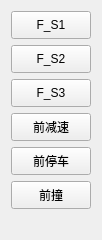
               <widget class="QWidget" name="layoutWidget">
                <property name="geometry">
                 <rect>
                  <x>311</x>
                  <y>21</y>
                  <width>82</width>
                  <height>240</height>
                 </rect>
                </property>
                <layout class="QVBoxLayout" name="verticalLayout_18">
                 <item>
                  <widget class="QPushButton" name="pushButton_24">
                   <property name="minimumSize">
                    <size>
                     <width>80</width>
                     <height>28</height>
                    </size>
                   </property>
                   <property name="maximumSize">
                    <size>
                     <width>80</width>
                     <height>16777215</height>
                    </size>
                   </property>
                   <property name="text">
                    <string>F_S1</string>
                   </property>
                  </widget>
                 </item>
                 <item>
                  <widget class="QPushButton" name="pushButton_27">
                   <property name="minimumSize">
                    <size>
                     <width>80</width>
                     <height>28</height>
                    </size>
                   </property>
                   <property name="maximumSize">
                    <size>
                     <width>80</width>
                     <height>16777215</height>
                    </size>
                   </property>
                   <property name="text">
                    <string>F_S2</string>
                   </property>
                  </widget>
                 </item>
                 <item>
                  <widget class="QPushButton" name="pushButton_22">
                   <property name="minimumSize">
                    <size>
                     <width>80</width>
                     <height>28</height>
                    </size>
                   </property>
                   <property name="maximumSize">
                    <size>
                     <width>80</width>
                     <height>16777215</height>
                    </size>
                   </property>
                   <property name="text">
                    <string>F_S3</string>
                   </property>
                  </widget>
                 </item>
                 <item>
                  <widget class="QPushButton" name="pushButton_29">
                   <property name="minimumSize">
                    <size>
                     <width>80</width>
                     <height>28</height>
                    </size>
                   </property>
                   <property name="maximumSize">
                    <size>
                     <width>80</width>
                     <height>16777215</height>
                    </size>
                   </property>
                   <property name="text">
                    <string>前减速</string>
                   </property>
                  </widget>
                 </item>
                 <item>
                  <widget class="QPushButton" name="pushButton_30">
                   <property name="minimumSize">
                    <size>
                     <width>80</width>
                     <height>28</height>
                    </size>
                   </property>
                   <property name="maximumSize">
                    <size>
                     <width>80</width>
                     <height>16777215</height>
                    </size>
                   </property>
                   <property name="text">
                    <string>前停车</string>
                   </property>
                  </widget>
                 </item>
                 <item>
                  <widget class="QPushButton" name="pushButton_10">
                   <property name="minimumSize">
                    <size>
                     <width>80</width>
                     <height>28</height>
                    </size>
                   </property>
                   <property name="maximumSize">
                    <size>
                     <width>80</width>
                     <height>16777215</height>
                    </size>
                   </property>
                   <property name="text">
                    <string>前撞</string>
                   </property>
                  </widget>
                 </item>
                 <item>
                  <spacer name="verticalSpacer_5">
                   <property name="orientation">
                    <enum>Qt::Vertical</enum>
                   </property>
                   <property name="sizeHint" stdset="0">
                    <size>
                     <width>20</width>
                     <height>40</height>
                    </size>
                   </property>
                  </spacer>
                 </item>
                </layout>
               </widget>
